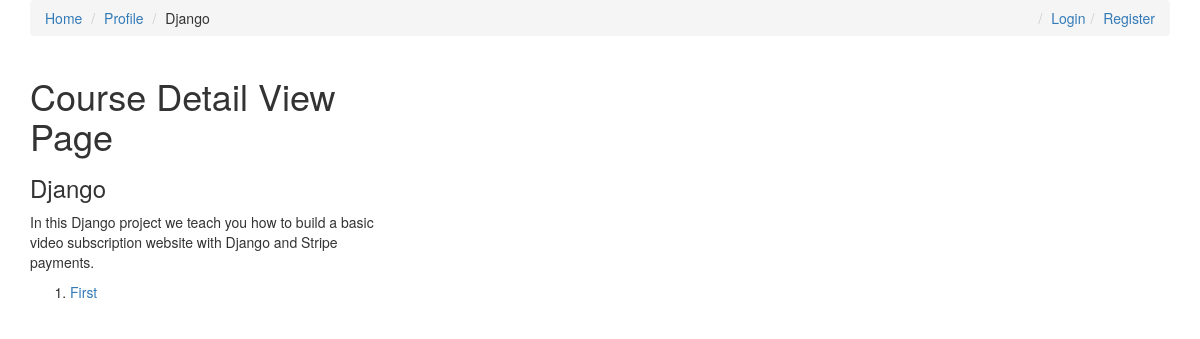
Before: /courses/django_101 with the older database file.
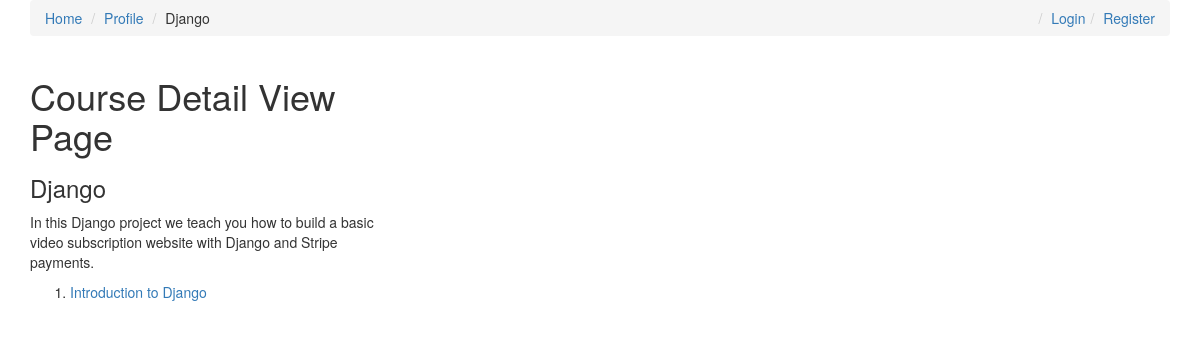
After: the same page with the newer database file.
### courses/models.py (models this page shows, shortened)
class Lesson(models.Model):
    slug=models.SlugField()
    title=models.CharField(max_length=120)
    course=models.ForeignKey(Course,on_delete=models.SET_NULL,null=True)
    position=models.IntegerField()
    video_url=models.CharField(max_length=100)
    thumbnail=models.ImageField()
    def get_absolute_url(self):
        return reverse('courses:lesson-detail',
        kwargs={'course_slug':self.course.slug,
        'lesson_slug':self.slug
        })

### courses/views.py (the view)
# urls.py: path('<slug>',CourseDetailView.as_view(),name='detail'),
class CourseDetailView(DetailView):
    model=Course

### courses/models.py (called while the page is built)
    @property
    def lessons(self):
        return self.lesson_set.all().order_by('position')

### courses/templates/courses/course_detail.html
{% extends 'courses/base.html' %}
{% block post_detail_link %}
<li>{{ object.title }}</li>
{% endblock %}
{% block content %}
	<div class="container">
		<div class="row">
			<div class="col-sm-4 col-md-4">
				<h1>Course Detail View Page</h1>
				<h3>{{ object.title }}</h3>
				<p>{{ object.description }}</p>
				<ol>
					{% for lesson in object.lessons %}
					<li><a href="{{ lesson.get_absolute_url }}">{{ lesson.title }}</a></li>
					{% endfor %}
				</ol>
			</div>
		</div>
	</div>
{% endblock %}

Changed rows visible on the page:
changed Lesson: title "First" → "Introduction to Django"
